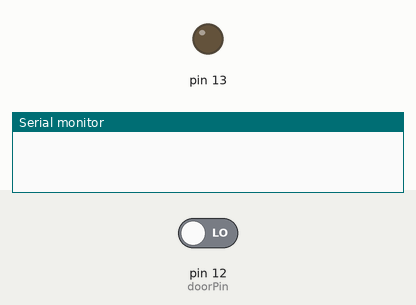
A sketch run on a simulated Arduino Uno, built with avr-gcc and run on an emulated ATmega328P. On the bench: output pins drawn as LEDs (lit = HIGH), the last lines printed to the serial monitor. The inputs (shaded band) are chosen by the test bench; at power-on: pin 12 (doorPin) LOW.

Above: at 4.8 s.
4.9 s: pin 12 (doorPin) driven HIGH
At 6.7 s:
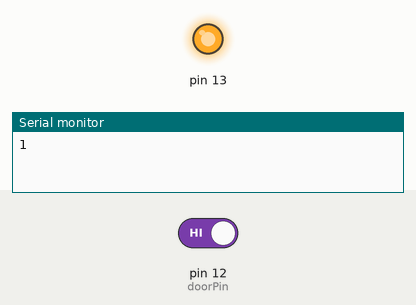
7.6 s: pin 12 (doorPin) driven LOW
At 9.4 s:
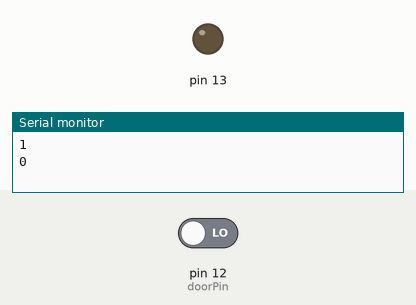
Timing chart, 0 to 10.9 s (numbered marks = the images above; inputs shaded):
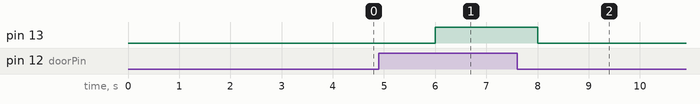

Measured:
- after the input at 4.9 s, pin 13: LOW → HIGH after 1.1 s
- after the input at 7.6 s, pin 13: HIGH → LOW after 0.40 s

The sketch:

door_sketch.ino
```cpp
// this constant won't change:
const int doorPin = 12;  // the pin that the pushbutton is attached to


// Variables will change:
int doorState=0;         // current state of the button
int lastDoorState=0;     // previous state of the button


void setup()
{
  // initialize the button pin as a input
  pinMode(doorPin, INPUT);
  pinMode(13, OUTPUT);

  // initialize serial communication
  Serial.begin(9600);
  doorState = digitalRead(doorPin);
  lastDoorState = doorState;
}


void loop()
{
  delay(2000);

  // read the pushbutton input pin
  doorState = digitalRead(doorPin);
  if(doorState != lastDoorState)
  {
    lastDoorState = doorState;
    digitalWrite(13,doorState);
    Serial.println(doorState);
  }
}
```
